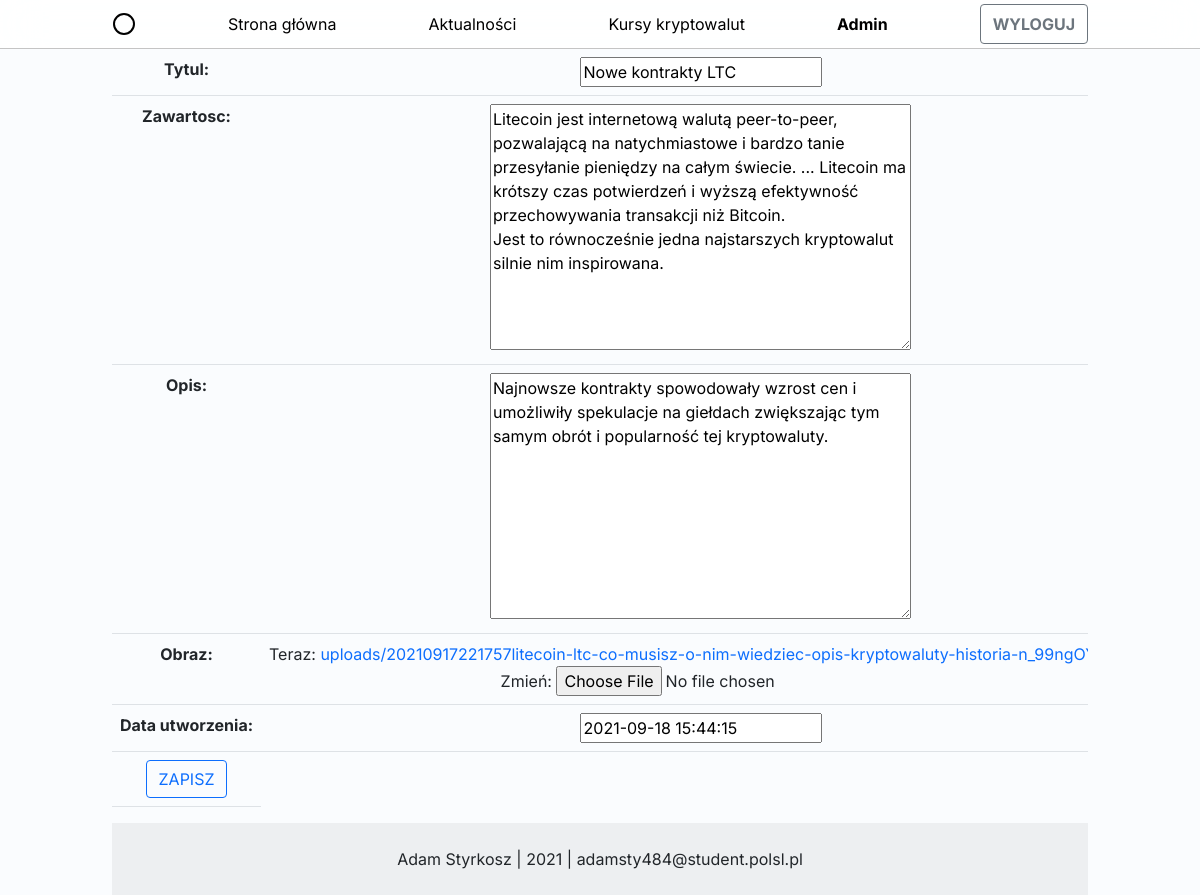
Page /edycja_wpisu/4 (signed in) on the earlier database version.
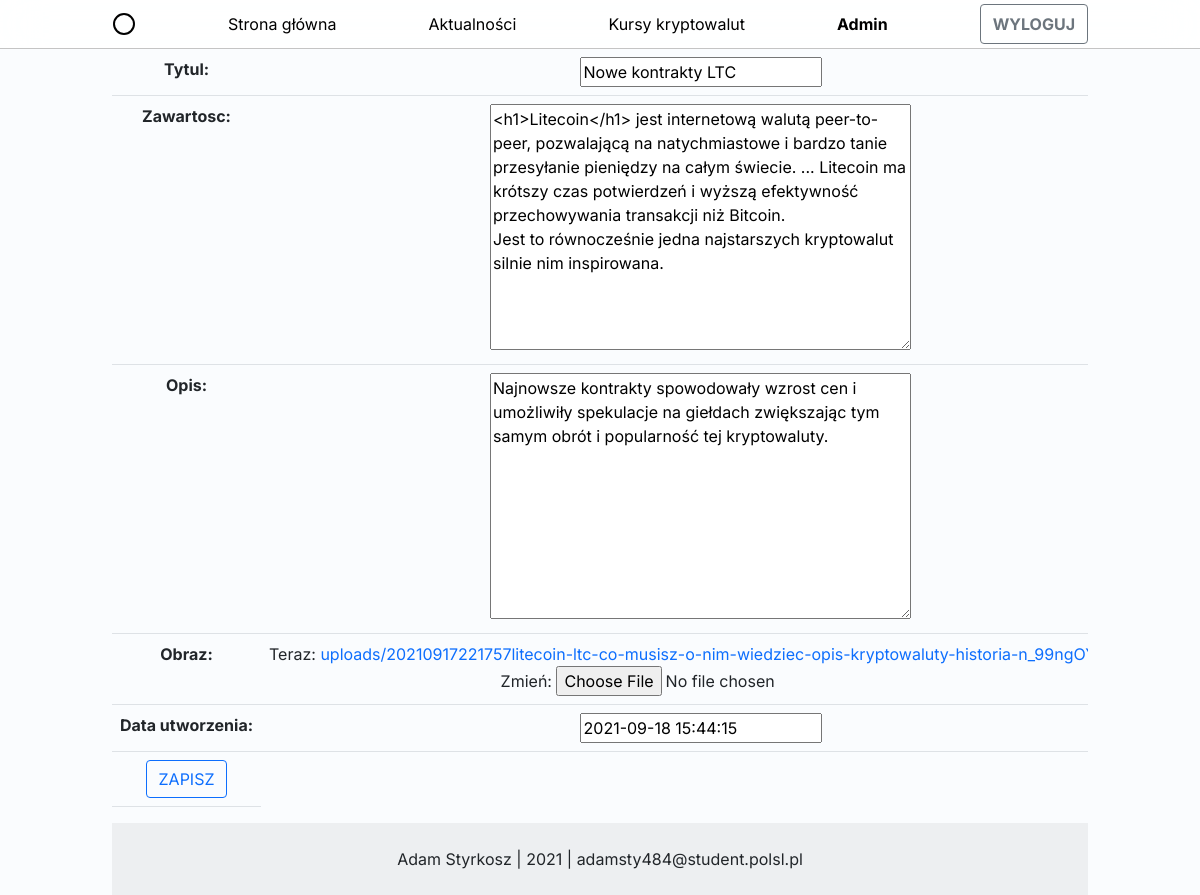
Same page on the later database version.
### Krypta/models.py (models this page shows, shortened)
class Wpis(models.Model):
    id = models.AutoField(primary_key = True)
    tytul = models.CharField(max_length=50)
    zawartosc = models.TextField(max_length=5000)
    opis = models.TextField(max_length=250)
    obraz = models.ImageField(upload_to=filepath)
    data_utworzenia = models.DateTimeField()

### Krypta/views.py (the view)
# urls.py: path('edycja_wpisu/<int:pk>',views.EdycjaWpisu.as_view(),name='edycja_wpisu'),
class EdycjaWpisu(UpdateView):
    template_name = 'Krypta/edycja_wpisu.html'
    model = Wpis
    fields = '__all__'
    success_url = reverse_lazy('aktualnosci')
    def get(self, request, pk):
        if request.user.is_superuser:
            return super(EdycjaWpisu, self).get(self, request, pk)
        else:
            return redirect('index')

### Krypta/templates/Krypta/edycja_wpisu.html (shortened to what this page needs)
{% extends "Krypta/base.html" %}
{%load static%}
{%block content%}
<div class="text-center">
        <form method="post">
            <table class="table">
                {{ form.as_table}}
                <tr><td><button type="submit" class="btn btn-outline-primary">ZAPISZ</button></td></tr>
                </table>
            </form>
</div>
{%endblock%}

### Krypta/templates/Krypta/base.html (shortened to what this page needs)
{%load static%}
<!DOCTYPE html>
<html lang="en">
<head>
    <link rel="stylesheet" href="{% static 'css/bootstrap.min.css' %}">
    <link rel="stylesheet" href="{% static 'css/bootstrap.css' %}">
    <link rel="stylesheet" href="{% static 'css/index.css' %}">
</head>
<body>
    <nav class="site-header sticky-top py-1">
        <div class="container d-flex flex-column flex-md-row justify-content-between">
          <a class="py-2" href="{% url 'index' %}">
            <svg xmlns="http://www.w3.org/2000/svg" width="24" height="24" viewBox="0 0 24 24" fill="none" stroke="currentColor" stroke-width="2" stroke-linecap="round" stroke-linejoin="round" class="d-block mx-auto"><circle cx="12" cy="12" r="10"></circle></svg>
          </a>
          <a class="py-2 d-none d-md-inline-block" href="{% url 'index' %}">Strona główna</a>
          <a class="py-2 d-none d-md-inline-block" href="{% url 'aktualnosci' %}">Aktualności</a>
          <a class="py-2 d-none d-md-inline-block" href="{% url 'kursy' %}">Kursy kryptowalut</a>
          {% if user.is_authenticated %}
          <a class="py-2 d-none d-md-inline-block" style="font-weight:bold;" href="{% url 'profil' %}">{{ request.user }}</a>
          <button class="btn btn-outline-secondary" style="font-weight:bold;" onclick="location.href='{% url 'wyloguj'%}'">WYLOGUJ</button>
          {%else%}
          <button class="btn btn-outline-primary" style="font-weight:bold;" onclick="location.href='{% url 'login'%}'">LOGOWANIE</button>
          {%endif%}
        </div>
  </nav>
    <div class="container">
        {%block content%}
        {%endblock%}
    </div>
    <div class="container">
<div class="row">
<footer class="">
    <div class="text-center p-4" style="background-color: rgba(0, 0, 0, 0.05);">
      Adam Styrkosz | 2021 | adamsty484@student.polsl.pl
    </div>
</footer>
</div>
    </div>
</body>
</html>

### Krypta/static/css/index.css (style rules this page uses)
body { font-family: 'Inter', sans-serif; background-color: #fafcfe }
table { display: block; overflow-x: auto; white-space: nowrap; }
.container { max-width: 1000px; }
.site-header { background-color: rgba(255, 255, 255, 0.85); -webkit-backdrop-filter: saturate(180%) blur(20px); backdrop-filter: saturate(180%) blur(20px); border-bottom: 1px solid; border-bottom-color: #c4c4c4; }
.site-header a { color: rgb(0, 0, 0); text-decoration: none; transition: ease-in-out color .15s; }
a { text-decoration: none; }

Differences in the rows shown:
changed Wpis "Nowe kontrakty LTC": zawartosc "Litecoin jest internetową walutą peer-to-peer,…" → "<h1>Litecoin</h1> jest internetową walutą peer-to-peer,…"
